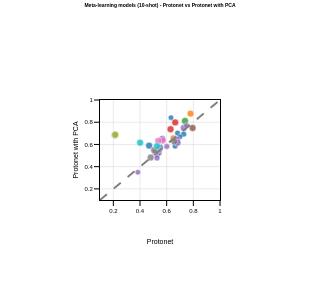
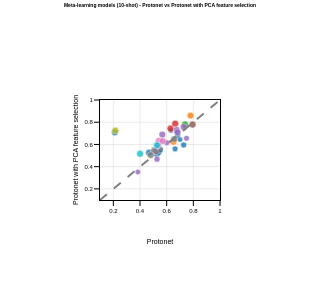

The notebook cell these images were saved under, in order:
### Markdown cell above
### scatter

### Code cell
_ = hf.plot_method_comparison_scatter(
    dfs[0],
    dfs[1],
    "Protonet",
    "Protonet with PCA",
    study_sizes,
    disease_groups,
    title="Meta-learning models (10-shot) - Protonet vs Protonet with PCA",
    save_path="figures/study_wise/meta_learning_protonet_vs_protonet_with_pca_10shot.png",
    legend_title="Disease",
)

_ = hf.plot_method_comparison_scatter(
    dfs[0],
    dfs[2],
    "Protonet",
    "Protonet with PCA feature selection",
    study_sizes,
    disease_groups,
    title="Meta-learning models (10-shot) - Protonet vs Protonet with PCA feature selection",
    save_path="figures/study_wise/meta_learning_protonet_vs_protonet_with_pca_feat_sel_10shot.png",
    legend_title="Disease",
)


# _ = hf.plot_method_comparison_scatter(normal[1], pca[0], "RF", "RF with PCA",
#                                       study_sizes, disease_groups,
#                                       title="Meta-learning inspired models (10-shot) - RF vs RF with PCA",
#                                       save_path="figures/study_wise/meta_inspired_rf_vs_rf_with_pca_10shot.png",
#                                         legend_title="Disease",
# )

### Figure 1 — Plotly figure (JSON) as saved in the notebook; plotly's stock layout.template omitted (floating-point values rounded to 4 significant figures)
{"data": [{"customdata": [[369, "cardiometabolic disease"], [363, "cardiometabolic disease"], [363, "cardiometabolic disease"], [350, "cardiometabolic disease"], [254, "cardiometabolic disease"], [217, "cardiometabolic disease"], [195, "cardiometabolic disease"], [136, "cardiometabolic disease"], [115, "cardiometabolic disease"], [93, "cardiometabolic disease"]], "hovertemplate": "<b>%{hovertext}</b><br><br>disease=%{customdata[1]}<br>Protonet=%{x}<br>Protonet with PCA=%{y}<br>size=%{customdata[0]}<extra></extra>", "hovertext": ["QinJ_2012", "JieZ_2017", "ZengQ_2021", "WangQ_2021", "ZhongH_2019", "LiuR_2017", "LiJ_2017", "LiR_2021", "YanQ_2017", "ZuoK_2019"], "legendgroup": "cardiometabolic disease", "marker": {"color": "#1f77b4", "line": {"color": "white", "width": 0.5}, "opacity": 0.8, "size": [22.14, 21.78, 21.78, 21.66, 21, 16.5, 15.24, 14.94, 13.86, 13.86, 13.02, 12, 11.7, 11.04, 10.8, 10.08, 9.36, 9, 8.16, 8.1, 7.68, 7.62, 7.56, 7.38, 6.9, 6.12, 5.88, 5.58, 5.52, 4.8, 4.68, 4.62, 4.44, 4.32], "sizemode": "area", "sizeref": 0.9225, "symbol": "circle"}, "mode": "markers", "name": "cardiometabolic disease", "orientation": "v", "showlegend": true, "type": "scatter", "x": [0.5258, 0.2116, 0.4684, 0.5392, 0.5501, 0.7276, 0.6818, 0.6632, 0.7001, 0.6325], "xaxis": "x", "y": [0.5139, 0.685, 0.5894, 0.528, 0.5707, 0.6929, 0.7022, 0.5855, 0.6697, 0.8411], "yaxis": "y"}, {"customdata": [[361, "digestive disease"], [98, "digestive disease"]], "hovertemplate": "<b>%{hovertext}</b><br><br>disease=%{customdata[1]}<br>Protonet=%{x}<br>Protonet with PCA=%{y}<br>size=%{customdata[0]}<extra></extra>", "hovertext": ["HanL_2021", "HeQ_2017"], "legendgroup": "digestive disease", "marker": {"color": "#ff7f0e", "line": {"color": "white", "width": 0.5}, "opacity": 0.8, "size": [22.14, 21.78, 21.78, 21.66, 21, 16.5, 15.24, 14.94, 13.86, 13.86, 13.02, 12, 11.7, 11.04, 10.8, 10.08, 9.36, 9, 8.16, 8.1, 7.68, 7.62, 7.56, 7.38, 6.9, 6.12, 5.88, 5.58, 5.52, 4.8, 4.68, 4.62, 4.44, 4.32], "sizemode": "area", "sizeref": 0.9225, "symbol": "circle"}, "mode": "markers", "name": "digestive disease", "orientation": "v", "showlegend": true, "type": "scatter", "x": [0.6514, 0.7792], "xaxis": "x", "y": [0.6547, 0.8775], "yaxis": "y"}, {"customdata": [[275, "kidney disease"]], "hovertemplate": "<b>%{hovertext}</b><br><br>disease=%{customdata[1]}<br>Protonet=%{x}<br>Protonet with PCA=%{y}<br>size=%{customdata[0]}<extra></extra>", "hovertext": ["WangX_2020"], "legendgroup": "kidney disease", "marker": {"color": "#2ca02c", "line": {"color": "white", "width": 0.5}, "opacity": 0.8, "size": [22.14, 21.78, 21.78, 21.66, 21, 16.5, 15.24, 14.94, 13.86, 13.86, 13.02, 12, 11.7, 11.04, 10.8, 10.08, 9.36, 9, 8.16, 8.1, 7.68, 7.62, 7.56, 7.38, 6.9, 6.12, 5.88, 5.58, 5.52, 4.8, 4.68, 4.62, 4.44, 4.32], "sizemode": "area", "sizeref": 0.9225, "symbol": "circle"}, "mode": "markers", "name": "kidney disease", "orientation": "v", "showlegend": true, "type": "scatter", "x": [0.7377], "xaxis": "x", "y": [0.8116], "yaxis": "y"}, {"customdata": [[249, "infectious disease"], [77, "infectious disease"]], "hovertemplate": "<b>%{hovertext}</b><br><br>disease=%{customdata[1]}<br>Protonet=%{x}<br>Protonet with PCA=%{y}<br>size=%{customdata[0]}<extra></extra>", "hovertext": ["YeohYK_2021", "HuY_2019"], "legendgroup": "infectious disease", "marker": {"color": "#d62728", "line": {"color": "white", "width": 0.5}, "opacity": 0.8, "size": [22.14, 21.78, 21.78, 21.66, 21, 16.5, 15.24, 14.94, 13.86, 13.86, 13.02, 12, 11.7, 11.04, 10.8, 10.08, 9.36, 9, 8.16, 8.1, 7.68, 7.62, 7.56, 7.38, 6.9, 6.12, 5.88, 5.58, 5.52, 4.8, 4.68, 4.62, 4.44, 4.32], "sizemode": "area", "sizeref": 0.9225, "symbol": "circle"}, "mode": "markers", "name": "infectious disease", "orientation": "v", "showlegend": true, "type": "scatter", "x": [0.629, 0.6642], "xaxis": "x", "y": [0.7372, 0.7986], "yaxis": "y"}, {"customdata": [[231, "immune disease"], [184, "immune disease"], [180, "immune disease"], [156, "immune disease"], [150, "immune disease"], [135, "immune disease"], [123, "immune disease"], [102, "immune disease"], [74, "immune disease"]], "hovertemplate": "<b>%{hovertext}</b><br><br>disease=%{customdata[1]}<br>Protonet=%{x}<br>Protonet with PCA=%{y}<br>size=%{customdata[0]}<extra></extra>", "hovertext": ["ChenB_2020", "ZhangX_2015", "ChuY_2021", "ZhuQ_2021", "HuangR_2020", "YeZ_2020", "LiuP_2021", "ZhouC_2020", "YeZ_2018"], "legendgroup": "immune disease", "marker": {"color": "#9467bd", "line": {"color": "white", "width": 0.5}, "opacity": 0.8, "size": [22.14, 21.78, 21.78, 21.66, 21, 16.5, 15.24, 14.94, 13.86, 13.86, 13.02, 12, 11.7, 11.04, 10.8, 10.08, 9.36, 9, 8.16, 8.1, 7.68, 7.62, 7.56, 7.38, 6.9, 6.12, 5.88, 5.58, 5.52, 4.8, 4.68, 4.62, 4.44, 4.32], "sizemode": "area", "sizeref": 0.9225, "symbol": "circle"}, "mode": "markers", "name": "immune disease", "orientation": "v", "showlegend": true, "type": "scatter", "x": [0.6746, 0.519, 0.6817, 0.7278, 0.5674, 0.5278, 0.6015, 0.7489, 0.384], "xaxis": "x", "y": [0.6431, 0.5308, 0.6158, 0.7485, 0.6513, 0.4785, 0.5817, 0.7696, 0.3499], "yaxis": "y"}, {"customdata": [[231, "liver disease"]], "hovertemplate": "<b>%{hovertext}</b><br><br>disease=%{customdata[1]}<br>Protonet=%{x}<br>Protonet with PCA=%{y}<br>size=%{customdata[0]}<extra></extra>", "hovertext": ["QinN_2014"], "legendgroup": "liver disease", "marker": {"color": "#8c564b", "line": {"color": "white", "width": 0.5}, "opacity": 0.8, "size": [22.14, 21.78, 21.78, 21.66, 21, 16.5, 15.24, 14.94, 13.86, 13.86, 13.02, 12, 11.7, 11.04, 10.8, 10.08, 9.36, 9, 8.16, 8.1, 7.68, 7.62, 7.56, 7.38, 6.9, 6.12, 5.88, 5.58, 5.52, 4.8, 4.68, 4.62, 4.44, 4.32], "sizemode": "area", "sizeref": 0.9225, "symbol": "circle"}, "mode": "markers", "name": "liver disease", "orientation": "v", "showlegend": true, "type": "scatter", "x": [0.7944], "xaxis": "x", "y": [0.7483], "yaxis": "y"}, {"customdata": [[200, "cancer"], [127, "cancer"], [126, "cancer"]], "hovertemplate": "<b>%{hovertext}</b><br><br>disease=%{customdata[1]}<br>Protonet=%{x}<br>Protonet with PCA=%{y}<br>size=%{customdata[0]}<extra></extra>", "hovertext": ["YangY_2021", "YuJ_2017", "ZhuJ_2018"], "legendgroup": "cancer", "marker": {"color": "#e377c2", "line": {"color": "white", "width": 0.5}, "opacity": 0.8, "size": [22.14, 21.78, 21.78, 21.66, 21, 16.5, 15.24, 14.94, 13.86, 13.86, 13.02, 12, 11.7, 11.04, 10.8, 10.08, 9.36, 9, 8.16, 8.1, 7.68, 7.62, 7.56, 7.38, 6.9, 6.12, 5.88, 5.58, 5.52, 4.8, 4.68, 4.62, 4.44, 4.32], "sizemode": "area", "sizeref": 0.9225, "symbol": "circle"}, "mode": "markers", "name": "cancer", "orientation": "v", "showlegend": true, "type": "scatter", "x": [0.542, 0.5708, 0.5367], "xaxis": "x", "y": [0.5504, 0.6357, 0.6315], "yaxis": "y"}, {"customdata": [[168, "mental disease"], [128, "mental disease"], [72, "mental disease"]], "hovertemplate": "<b>%{hovertext}</b><br><br>disease=%{customdata[1]}<br>Protonet=%{x}<br>Protonet with PCA=%{y}<br>size=%{customdata[0]}<extra></extra>", "hovertext": ["ZhuF_2020", "WanY_2021", "WangM_2019"], "legendgroup": "mental disease", "marker": {"color": "#7f7f7f", "line": {"color": "white", "width": 0.5}, "opacity": 0.8, "size": [22.14, 21.78, 21.78, 21.66, 21, 16.5, 15.24, 14.94, 13.86, 13.86, 13.02, 12, 11.7, 11.04, 10.8, 10.08, 9.36, 9, 8.16, 8.1, 7.68, 7.62, 7.56, 7.38, 6.9, 6.12, 5.88, 5.58, 5.52, 4.8, 4.68, 4.62, 4.44, 4.32], "sizemode": "area", "sizeref": 0.9225, "symbol": "circle"}, "mode": "markers", "name": "mental disease", "orientation": "v", "showlegend": true, "type": "scatter", "x": [0.5059, 0.4802, 0.6567], "xaxis": "x", "y": [0.5488, 0.4822, 0.6264], "yaxis": "y"}, {"customdata": [[92, "endocrine disease"]], "hovertemplate": "<b>%{hovertext}</b><br><br>disease=%{customdata[1]}<br>Protonet=%{x}<br>Protonet with PCA=%{y}<br>size=%{customdata[0]}<extra></extra>", "hovertext": ["QiX_2019"], "legendgroup": "endocrine disease", "marker": {"color": "#bcbd22", "line": {"color": "white", "width": 0.5}, "opacity": 0.8, "size": [22.14, 21.78, 21.78, 21.66, 21, 16.5, 15.24, 14.94, 13.86, 13.86, 13.02, 12, 11.7, 11.04, 10.8, 10.08, 9.36, 9, 8.16, 8.1, 7.68, 7.62, 7.56, 7.38, 6.9, 6.12, 5.88, 5.58, 5.52, 4.8, 4.68, 4.62, 4.44, 4.32], "sizemode": "area", "sizeref": 0.9225, "symbol": "circle"}, "mode": "markers", "name": "endocrine disease", "orientation": "v", "showlegend": true, "type": "scatter", "x": [0.2151], "xaxis": "x", "y": [0.6878], "yaxis": "y"}, {"customdata": [[80, "nerve disease"], [78, "nerve disease"]], "hovertemplate": "<b>%{hovertext}</b><br><br>disease=%{customdata[1]}<br>Protonet=%{x}<br>Protonet with PCA=%{y}<br>size=%{customdata[0]}<extra></extra>", "hovertext": ["QianY_2020", "MaoL_2021"], "legendgroup": "nerve disease", "marker": {"color": "#17becf", "line": {"color": "white", "width": 0.5}, "opacity": 0.8, "size": [22.14, 21.78, 21.78, 21.66, 21, 16.5, 15.24, 14.94, 13.86, 13.86, 13.02, 12, 11.7, 11.04, 10.8, 10.08, 9.36, 9, 8.16, 8.1, 7.68, 7.62, 7.56, 7.38, 6.9, 6.12, 5.88, 5.58, 5.52, 4.8, 4.68, 4.62, 4.44, 4.32], "sizemode": "area", "sizeref": 0.9225, "symbol": "circle"}, "mode": "markers", "name": "nerve disease", "orientation": "v", "showlegend": true, "type": "scatter", "x": [0.4008, 0.5273], "xaxis": "x", "y": [0.6161, 0.5848], "yaxis": "y"}, {"line": {"color": "gray", "dash": "dash", "width": 2}, "marker": {"line": {"color": "white", "width": 0.5}, "opacity": 0.8, "size": [22.14, 21.78, 21.78, 21.66, 21, 16.5, 15.24, 14.94, 13.86, 13.86, 13.02, 12, 11.7, 11.04, 10.8, 10.08, 9.36, 9, 8.16, 8.1, 7.68, 7.62, 7.56, 7.38, 6.9, 6.12, 5.88, 5.58, 5.52, 4.8, 4.68, 4.62, 4.44, 4.32]}, "mode": "lines", "name": "Equal performance", "showlegend": true, "type": "scatter", "x": [0.1, 1], "y": [0.1, 1]}], "layout": {"font": {"size": 6}, "height": 300, "legend": {"bgcolor": "rgba(255,255,255,0.8)", "font": {"size": 18}, "itemsizing": "constant", "title": {"font": {"size": 20}, "text": "Disease"}, "tracegroupgap": 0, "x": 0.98, "xanchor": "right", "y": 0.02, "yanchor": "bottom"}, "margin": {"b": 100, "l": 100, "r": 100, "t": 100}, "showlegend": false, "title": {"font": {"size": 5, "weight": "bold"}, "text": "Meta-learning models (10-shot) - Protonet vs Protonet with PCA", "y": 0.99}, "width": 300, "xaxis": {"anchor": "y", "domain": [0, 1], "range": [0.1, 1], "tickfont": {"size": 6}, "title": {"font": {"size": 7}, "standoff": 25, "text": "Protonet"}}, "yaxis": {"anchor": "x", "domain": [0, 1], "range": [0.1, 1], "tickfont": {"size": 6}, "title": {"font": {"size": 7}, "standoff": 5, "text": "Protonet with PCA"}}}}

### Figure 2 — Plotly figure (JSON) as saved in the notebook; plotly's stock layout.template omitted (floating-point values rounded to 4 significant figures)
{"data": [{"customdata": [[369, "cardiometabolic disease"], [363, "cardiometabolic disease"], [363, "cardiometabolic disease"], [350, "cardiometabolic disease"], [254, "cardiometabolic disease"], [217, "cardiometabolic disease"], [195, "cardiometabolic disease"], [136, "cardiometabolic disease"], [115, "cardiometabolic disease"], [93, "cardiometabolic disease"]], "hovertemplate": "<b>%{hovertext}</b><br><br>disease=%{customdata[1]}<br>Protonet=%{x}<br>Protonet with PCA feature selection=%{y}<br>size=%{customdata[0]}<extra></extra>", "hovertext": ["QinJ_2012", "JieZ_2017", "ZengQ_2021", "WangQ_2021", "ZhongH_2019", "LiuR_2017", "LiJ_2017", "LiR_2021", "YanQ_2017", "ZuoK_2019"], "legendgroup": "cardiometabolic disease", "marker": {"color": "#1f77b4", "line": {"color": "white", "width": 0.5}, "opacity": 0.8, "size": [22.14, 21.78, 21.78, 21.66, 21, 16.5, 15.24, 14.94, 13.86, 13.86, 13.02, 12, 11.7, 11.04, 10.8, 10.08, 9.36, 9, 8.16, 8.1, 7.68, 7.62, 7.56, 7.38, 6.9, 6.12, 5.88, 5.58, 5.52, 4.8, 4.68, 4.62, 4.44, 4.32], "sizemode": "area", "sizeref": 0.9225, "symbol": "circle"}, "mode": "markers", "name": "cardiometabolic disease", "orientation": "v", "showlegend": true, "type": "scatter", "x": [0.5258, 0.2116, 0.4684, 0.5392, 0.5501, 0.7276, 0.6818, 0.6632, 0.7001, 0.6325], "xaxis": "x", "y": [0.5139, 0.7095, 0.5247, 0.5309, 0.5532, 0.5955, 0.6784, 0.56, 0.6438, 0.726], "yaxis": "y"}, {"customdata": [[361, "digestive disease"], [98, "digestive disease"]], "hovertemplate": "<b>%{hovertext}</b><br><br>disease=%{customdata[1]}<br>Protonet=%{x}<br>Protonet with PCA feature selection=%{y}<br>size=%{customdata[0]}<extra></extra>", "hovertext": ["HanL_2021", "HeQ_2017"], "legendgroup": "digestive disease", "marker": {"color": "#ff7f0e", "line": {"color": "white", "width": 0.5}, "opacity": 0.8, "size": [22.14, 21.78, 21.78, 21.66, 21, 16.5, 15.24, 14.94, 13.86, 13.86, 13.02, 12, 11.7, 11.04, 10.8, 10.08, 9.36, 9, 8.16, 8.1, 7.68, 7.62, 7.56, 7.38, 6.9, 6.12, 5.88, 5.58, 5.52, 4.8, 4.68, 4.62, 4.44, 4.32], "sizemode": "area", "sizeref": 0.9225, "symbol": "circle"}, "mode": "markers", "name": "digestive disease", "orientation": "v", "showlegend": true, "type": "scatter", "x": [0.6514, 0.7792], "xaxis": "x", "y": [0.6244, 0.8599], "yaxis": "y"}, {"customdata": [[275, "kidney disease"]], "hovertemplate": "<b>%{hovertext}</b><br><br>disease=%{customdata[1]}<br>Protonet=%{x}<br>Protonet with PCA feature selection=%{y}<br>size=%{customdata[0]}<extra></extra>", "hovertext": ["WangX_2020"], "legendgroup": "kidney disease", "marker": {"color": "#2ca02c", "line": {"color": "white", "width": 0.5}, "opacity": 0.8, "size": [22.14, 21.78, 21.78, 21.66, 21, 16.5, 15.24, 14.94, 13.86, 13.86, 13.02, 12, 11.7, 11.04, 10.8, 10.08, 9.36, 9, 8.16, 8.1, 7.68, 7.62, 7.56, 7.38, 6.9, 6.12, 5.88, 5.58, 5.52, 4.8, 4.68, 4.62, 4.44, 4.32], "sizemode": "area", "sizeref": 0.9225, "symbol": "circle"}, "mode": "markers", "name": "kidney disease", "orientation": "v", "showlegend": true, "type": "scatter", "x": [0.7377], "xaxis": "x", "y": [0.7804], "yaxis": "y"}, {"customdata": [[249, "infectious disease"], [77, "infectious disease"]], "hovertemplate": "<b>%{hovertext}</b><br><br>disease=%{customdata[1]}<br>Protonet=%{x}<br>Protonet with PCA feature selection=%{y}<br>size=%{customdata[0]}<extra></extra>", "hovertext": ["YeohYK_2021", "HuY_2019"], "legendgroup": "infectious disease", "marker": {"color": "#d62728", "line": {"color": "white", "width": 0.5}, "opacity": 0.8, "size": [22.14, 21.78, 21.78, 21.66, 21, 16.5, 15.24, 14.94, 13.86, 13.86, 13.02, 12, 11.7, 11.04, 10.8, 10.08, 9.36, 9, 8.16, 8.1, 7.68, 7.62, 7.56, 7.38, 6.9, 6.12, 5.88, 5.58, 5.52, 4.8, 4.68, 4.62, 4.44, 4.32], "sizemode": "area", "sizeref": 0.9225, "symbol": "circle"}, "mode": "markers", "name": "infectious disease", "orientation": "v", "showlegend": true, "type": "scatter", "x": [0.629, 0.6642], "xaxis": "x", "y": [0.7429, 0.7872], "yaxis": "y"}, {"customdata": [[231, "immune disease"], [184, "immune disease"], [180, "immune disease"], [156, "immune disease"], [150, "immune disease"], [135, "immune disease"], [123, "immune disease"], [102, "immune disease"], [74, "immune disease"]], "hovertemplate": "<b>%{hovertext}</b><br><br>disease=%{customdata[1]}<br>Protonet=%{x}<br>Protonet with PCA feature selection=%{y}<br>size=%{customdata[0]}<extra></extra>", "hovertext": ["ChenB_2020", "ZhangX_2015", "ChuY_2021", "ZhuQ_2021", "HuangR_2020", "YeZ_2020", "LiuP_2021", "ZhouC_2020", "YeZ_2018"], "legendgroup": "immune disease", "marker": {"color": "#9467bd", "line": {"color": "white", "width": 0.5}, "opacity": 0.8, "size": [22.14, 21.78, 21.78, 21.66, 21, 16.5, 15.24, 14.94, 13.86, 13.86, 13.02, 12, 11.7, 11.04, 10.8, 10.08, 9.36, 9, 8.16, 8.1, 7.68, 7.62, 7.56, 7.38, 6.9, 6.12, 5.88, 5.58, 5.52, 4.8, 4.68, 4.62, 4.44, 4.32], "sizemode": "area", "sizeref": 0.9225, "symbol": "circle"}, "mode": "markers", "name": "immune disease", "orientation": "v", "showlegend": true, "type": "scatter", "x": [0.6746, 0.519, 0.6817, 0.7278, 0.5674, 0.5278, 0.6015, 0.7489, 0.384], "xaxis": "x", "y": [0.7303, 0.5381, 0.709, 0.7563, 0.6887, 0.4668, 0.6154, 0.6559, 0.351], "yaxis": "y"}, {"customdata": [[231, "liver disease"]], "hovertemplate": "<b>%{hovertext}</b><br><br>disease=%{customdata[1]}<br>Protonet=%{x}<br>Protonet with PCA feature selection=%{y}<br>size=%{customdata[0]}<extra></extra>", "hovertext": ["QinN_2014"], "legendgroup": "liver disease", "marker": {"color": "#8c564b", "line": {"color": "white", "width": 0.5}, "opacity": 0.8, "size": [22.14, 21.78, 21.78, 21.66, 21, 16.5, 15.24, 14.94, 13.86, 13.86, 13.02, 12, 11.7, 11.04, 10.8, 10.08, 9.36, 9, 8.16, 8.1, 7.68, 7.62, 7.56, 7.38, 6.9, 6.12, 5.88, 5.58, 5.52, 4.8, 4.68, 4.62, 4.44, 4.32], "sizemode": "area", "sizeref": 0.9225, "symbol": "circle"}, "mode": "markers", "name": "liver disease", "orientation": "v", "showlegend": true, "type": "scatter", "x": [0.7944], "xaxis": "x", "y": [0.7788], "yaxis": "y"}, {"customdata": [[200, "cancer"], [127, "cancer"], [126, "cancer"]], "hovertemplate": "<b>%{hovertext}</b><br><br>disease=%{customdata[1]}<br>Protonet=%{x}<br>Protonet with PCA feature selection=%{y}<br>size=%{customdata[0]}<extra></extra>", "hovertext": ["YangY_2021", "YuJ_2017", "ZhuJ_2018"], "legendgroup": "cancer", "marker": {"color": "#e377c2", "line": {"color": "white", "width": 0.5}, "opacity": 0.8, "size": [22.14, 21.78, 21.78, 21.66, 21, 16.5, 15.24, 14.94, 13.86, 13.86, 13.02, 12, 11.7, 11.04, 10.8, 10.08, 9.36, 9, 8.16, 8.1, 7.68, 7.62, 7.56, 7.38, 6.9, 6.12, 5.88, 5.58, 5.52, 4.8, 4.68, 4.62, 4.44, 4.32], "sizemode": "area", "sizeref": 0.9225, "symbol": "circle"}, "mode": "markers", "name": "cancer", "orientation": "v", "showlegend": true, "type": "scatter", "x": [0.542, 0.5708, 0.5367], "xaxis": "x", "y": [0.6318, 0.6302, 0.5905], "yaxis": "y"}, {"customdata": [[168, "mental disease"], [128, "mental disease"], [72, "mental disease"]], "hovertemplate": "<b>%{hovertext}</b><br><br>disease=%{customdata[1]}<br>Protonet=%{x}<br>Protonet with PCA feature selection=%{y}<br>size=%{customdata[0]}<extra></extra>", "hovertext": ["ZhuF_2020", "WanY_2021", "WangM_2019"], "legendgroup": "mental disease", "marker": {"color": "#7f7f7f", "line": {"color": "white", "width": 0.5}, "opacity": 0.8, "size": [22.14, 21.78, 21.78, 21.66, 21, 16.5, 15.24, 14.94, 13.86, 13.86, 13.02, 12, 11.7, 11.04, 10.8, 10.08, 9.36, 9, 8.16, 8.1, 7.68, 7.62, 7.56, 7.38, 6.9, 6.12, 5.88, 5.58, 5.52, 4.8, 4.68, 4.62, 4.44, 4.32], "sizemode": "area", "sizeref": 0.9225, "symbol": "circle"}, "mode": "markers", "name": "mental disease", "orientation": "v", "showlegend": true, "type": "scatter", "x": [0.5059, 0.4802, 0.6567], "xaxis": "x", "y": [0.545, 0.5039, 0.6481], "yaxis": "y"}, {"customdata": [[92, "endocrine disease"]], "hovertemplate": "<b>%{hovertext}</b><br><br>disease=%{customdata[1]}<br>Protonet=%{x}<br>Protonet with PCA feature selection=%{y}<br>size=%{customdata[0]}<extra></extra>", "hovertext": ["QiX_2019"], "legendgroup": "endocrine disease", "marker": {"color": "#bcbd22", "line": {"color": "white", "width": 0.5}, "opacity": 0.8, "size": [22.14, 21.78, 21.78, 21.66, 21, 16.5, 15.24, 14.94, 13.86, 13.86, 13.02, 12, 11.7, 11.04, 10.8, 10.08, 9.36, 9, 8.16, 8.1, 7.68, 7.62, 7.56, 7.38, 6.9, 6.12, 5.88, 5.58, 5.52, 4.8, 4.68, 4.62, 4.44, 4.32], "sizemode": "area", "sizeref": 0.9225, "symbol": "circle"}, "mode": "markers", "name": "endocrine disease", "orientation": "v", "showlegend": true, "type": "scatter", "x": [0.2151], "xaxis": "x", "y": [0.7249], "yaxis": "y"}, {"customdata": [[80, "nerve disease"], [78, "nerve disease"]], "hovertemplate": "<b>%{hovertext}</b><br><br>disease=%{customdata[1]}<br>Protonet=%{x}<br>Protonet with PCA feature selection=%{y}<br>size=%{customdata[0]}<extra></extra>", "hovertext": ["QianY_2020", "MaoL_2021"], "legendgroup": "nerve disease", "marker": {"color": "#17becf", "line": {"color": "white", "width": 0.5}, "opacity": 0.8, "size": [22.14, 21.78, 21.78, 21.66, 21, 16.5, 15.24, 14.94, 13.86, 13.86, 13.02, 12, 11.7, 11.04, 10.8, 10.08, 9.36, 9, 8.16, 8.1, 7.68, 7.62, 7.56, 7.38, 6.9, 6.12, 5.88, 5.58, 5.52, 4.8, 4.68, 4.62, 4.44, 4.32], "sizemode": "area", "sizeref": 0.9225, "symbol": "circle"}, "mode": "markers", "name": "nerve disease", "orientation": "v", "showlegend": true, "type": "scatter", "x": [0.4008, 0.5273], "xaxis": "x", "y": [0.5166, 0.5927], "yaxis": "y"}, {"line": {"color": "gray", "dash": "dash", "width": 2}, "marker": {"line": {"color": "white", "width": 0.5}, "opacity": 0.8, "size": [22.14, 21.78, 21.78, 21.66, 21, 16.5, 15.24, 14.94, 13.86, 13.86, 13.02, 12, 11.7, 11.04, 10.8, 10.08, 9.36, 9, 8.16, 8.1, 7.68, 7.62, 7.56, 7.38, 6.9, 6.12, 5.88, 5.58, 5.52, 4.8, 4.68, 4.62, 4.44, 4.32]}, "mode": "lines", "name": "Equal performance", "showlegend": true, "type": "scatter", "x": [0.1, 1], "y": [0.1, 1]}], "layout": {"font": {"size": 6}, "height": 300, "legend": {"bgcolor": "rgba(255,255,255,0.8)", "font": {"size": 18}, "itemsizing": "constant", "title": {"font": {"size": 20}, "text": "Disease"}, "tracegroupgap": 0, "x": 0.98, "xanchor": "right", "y": 0.02, "yanchor": "bottom"}, "margin": {"b": 100, "l": 100, "r": 100, "t": 100}, "showlegend": false, "title": {"font": {"size": 5, "weight": "bold"}, "text": "Meta-learning models (10-shot) - Protonet vs Protonet with PCA feature selection", "y": 0.99}, "width": 300, "xaxis": {"anchor": "y", "domain": [0, 1], "range": [0.1, 1], "tickfont": {"size": 6}, "title": {"font": {"size": 7}, "standoff": 25, "text": "Protonet"}}, "yaxis": {"anchor": "x", "domain": [0, 1], "range": [0.1, 1], "tickfont": {"size": 6}, "title": {"font": {"size": 7}, "standoff": 5, "text": "Protonet with PCA feature selection"}}}}
